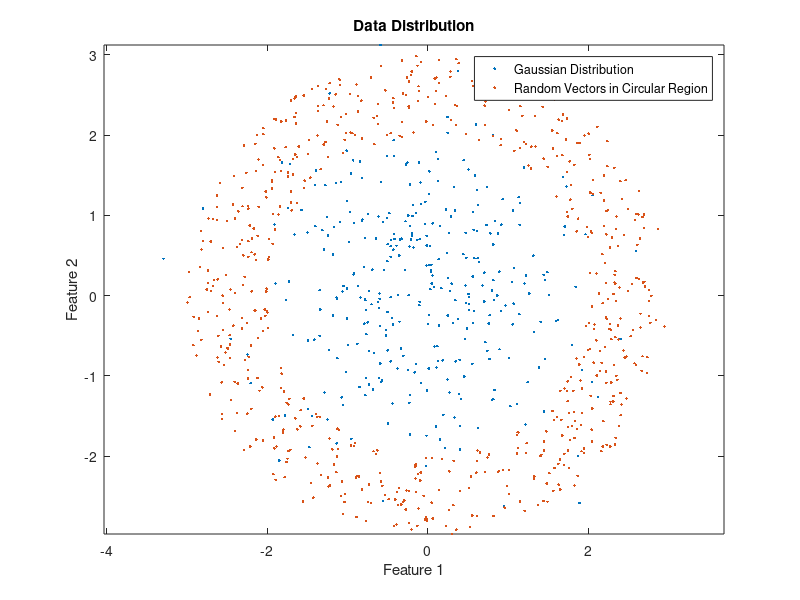

Source code (MATLAB): (Note: this script raises an error after producing the figure.)
%% EECE5644 - Homework 4 - Question 2
clear all; close all; clc;
mu = [0 0];
sigma = eye(2);
rng('default');  % set the seed
N = 1000;
%% Points from Gaussian Distribution
classData(:, :, 1) = mvnrnd(mu, sigma, N);

%% Points Randomly Distributed Within Circle
rMin = 2; rMax = 3;
radius = (rMax - rMin) .* rand(N, 1) + rMin;
angle = (pi - (-pi)) .* rand(N, 1) - pi;
[x y] = pol2cart(angle, radius);
classData(:, :, 2) = cat(2, x, y);

classPriors = [0.35, 0.65]; thr = [0, cumsum(classPriors)];
u = rand(1,N); L = zeros(1,N); x = zeros(2,N);
figure(1), clf, colorList = 'brg';

%% Selection based on Priors
for l = 1:2
    indices = find(thr(l) <= u & u < thr(l + 1)); % u precisely 1 not handled
    if l == 2 && sum(1 == u > 0)                  % u precisely 1 handled by classifying as the last label
        indices_u_1 = find(1 == u);
        indices = [indices, indices_u_1];
    end
    L(1, indices) = l * ones(1, length(indices));
    x(:, indices) = classData(indices, :, l).';
    figure(1), plot(x(1, indices), x(2, indices), '.', 'MarkerFaceColor', colorList(l)); axis equal, hold on,
end
title('Data Distribution');
xlabel('Feature 1');
ylabel('Feature 2');
legend({'Gaussian Distribution', 'Random Vectors in Circular Region'});
filename = sprintf('data_distribution.jpg');
saveas(gcf, filename);

cp = cvpartition(L , 'KFold', 10);
mdlLin = fitcsvm(x', L,'Standardize', true, 'ClassNames', [1 2]);
valLin = crossval(mdlLin, 'CVPartition', cp);   % validation
mdlGau = fitcsvm(x', L,'Standardize', true, 'ClassNames', [1 2], 'KernelFunction','gaussian');
valGau = crossval(mdlGau, 'CVPartition', cp);   % validation

kfoldLoss(valGau)
kfoldLoss(valLin)
rMdlLin = fitcsvm(x', L, 'ClassNames', [1 2], 'OptimizeHyperparameters','auto',...
    'HyperparameterOptimizationOptions',struct('AcquisitionFunctionName',...
    'expected-improvement-plus'));
rMdlGau = fitcsvm(x', L, 'ClassNames', [1 2], 'KernelFunction', 'gaussian', 'OptimizeHyperparameters','auto',...
    'HyperparameterOptimizationOptions',struct('AcquisitionFunctionName',...
    'expected-improvement-plus'));
valLin = crossval(mdlLin, 'CVPartition', cp);   % validation
valGau = crossval(mdlGau, 'CVPartition', cp);   % validation

%% Visualize the Classifier
[predictedL, ~] = predict(rMdlLin, x');
d = 0.02;
[x1Grid, x2Grid] = meshgrid(min(x(1, :)) : d:max(x(1, :)),...
    min(x(2, :)) : d:max(x(2, :)));
xGrid = [x1Grid(:), x2Grid(:)];
[~, scores] = predict(rMdlLin, xGrid);
figure;
h = nan(3, 1); 
h(1:2) = gscatter(x(1, :).', x(2, :).', predictedL, 'rg', '+*');
hold on
h(3) = plot(x(1, rMdlLin.IsSupportVector).', x(2, rMdlLin.IsSupportVector).', 'ko');
contour(x1Grid, x2Grid, reshape(scores(:, 2), size(x1Grid)), [0 0], 'k');
legend(h, {'Predicted Gaussian','Predicted Random Vectors in Circular Region', 'Support Vectors'}, 'Location', 'southoutside');
axis equal
hold off
filename = sprintf('linear_svm_classification.jpg');
saveas(gcf, filename);
misclassification_rate = kfoldLoss(valLin)

%% Visualize the Classifier
[predictedL, ~] = predict(rMdlGau, x');
d = 0.02;
[x1Grid, x2Grid] = meshgrid(min(x(1, :)) : d:max(x(1, :)),...
    min(x(2, :)) : d:max(x(2, :)));
xGrid = [x1Grid(:), x2Grid(:)];
[~, scores] = predict(rMdlGau, xGrid);
figure;
h = nan(3, 1);
h(1:2) = gscatter(x(1, :).', x(2, :).', predictedL, 'rg', '+*');
hold on
h(3) = plot(x(1, rMdlGau.IsSupportVector).', x(2, rMdlGau.IsSupportVector).', 'ko');
contour(x1Grid, x2Grid, reshape(scores(:, 2), size(x1Grid)), [0 0], 'k');
legend(h, {'Predicted Gaussian','Predicted Random Vectors in Circular Region', 'Support Vectors'}, 'Location', 'southoutside');
axis equal
hold off
filename = sprintf('gaussian_svm_classification.jpg');
saveas(gcf, filename);
misclassification_rate = kfoldLoss(valGau)

%% Generate Test Dataset
%% Points from Gaussian Distribution
rng(101); % change seed to generate a different data set
classData(:, :, 1) = mvnrnd(mu, sigma, N);

%% Points Randomly Distributed Within Circle
rMin = 2; rMax = 3;
radius = (rMax - rMin) .* rand(N, 1) + rMin;
angle = (pi - (-pi)) .* rand(N, 1) - pi;
[x y] = pol2cart(angle, radius);
classData(:, :, 2) = cat(2, x, y);
u = rand(1,N); L = zeros(1,N); x = zeros(2,N);
figure, clf, colorList = 'brg';

%% Selection based on Priors
for l = 1:2
    indices = find(thr(l) <= u & u < thr(l + 1)); % u precisely 1 not handled
    if l == 2 && sum(1 == u > 0)                  % u precisely 1 handled by classifying as the last label
        indices_u_1 = find(1 == u);
        indices = [indices, indices_u_1];
    end
    L(1, indices) = l * ones(1, length(indices));
    x(:, indices) = classData(indices, :, l).';
    plot(x(1, indices), x(2, indices), '.', 'MarkerFaceColor', colorList(l)); axis equal, hold on,
end
title('Test Data Distribution');
xlabel('Feature 1');
ylabel('Feature 2');
legend({'Gaussian Distribution', 'Random Vectors in Circular Region'});
filename = sprintf('test_data_distribution.jpg');
saveas(gcf, filename);

%% Predict using Already Trained Model
%% Visualize the Classifier
[predictedL, ~] = predict(rMdlLin, x');
d = 0.02;
[x1Grid, x2Grid] = meshgrid(min(x(1, :)) : d:max(x(1, :)),...
    min(x(2, :)) : d:max(x(2, :)));
xGrid = [x1Grid(:), x2Grid(:)];
[~, scores] = predict(rMdlLin, xGrid);
figure;
h = nan(3, 1); 
h(1:2) = gscatter(x(1, :).', x(2, :).', predictedL, 'rg', '+*');
hold on
h(3) = plot(x(1, rMdlLin.IsSupportVector).', x(2, rMdlLin.IsSupportVector).', 'ko');
contour(x1Grid, x2Grid, reshape(scores(:, 2), size(x1Grid)), [0 0], 'k');
legend(h, {'Predicted Gaussian','Predicted Random Vectors in Circular Region', 'Support Vectors'}, 'Location', 'southoutside');
axis equal
hold off
filename = sprintf('test_linear_svm_classification.jpg');
saveas(gcf, filename);

C = confusionmat(L, predictedL);
totalSamples = sum(C, 'all');
misclassifications = 0;
% compute misclassifications
for i = 1:2
    for j = 1:2
        if i ~= j
            misclassifications = misclassifications + C(i, j);
        end
    end
end
% percentage misclassifications
fprintf('Probability of Error: %.6f', (misclassifications / N));

%% Visualize the Classifier
[predictedL, ~] = predict(rMdlGau, x');
d = 0.02;
[x1Grid, x2Grid] = meshgrid(min(x(1, :)) : d:max(x(1, :)),...
    min(x(2, :)) : d:max(x(2, :)));
xGrid = [x1Grid(:), x2Grid(:)];
[~, scores] = predict(rMdlGau, xGrid);
figure;
h = nan(3, 1);
h(1:2) = gscatter(x(1, :).', x(2, :).', predictedL, 'rg', '+*');
hold on
h(3) = plot(x(1, rMdlGau.IsSupportVector).', x(2, rMdlGau.IsSupportVector).', 'ko');
contour(x1Grid, x2Grid, reshape(scores(:, 2), size(x1Grid)), [0 0], 'k');
legend(h, {'Predicted Gaussian','Predicted Random Vectors in Circular Region', 'Support Vectors'}, 'Location', 'southoutside');
axis equal
hold off
filename = sprintf('test_gaussian_svm_classification.jpg');
saveas(gcf, filename);

C = confusionmat(L, predictedL);
totalSamples = sum(C, 'all');
misclassifications = 0;
% compute misclassifications
for i = 1:2
    for j = 1:2
        if i ~= j
            misclassifications = misclassifications + C(i, j);
        end
    end
end
% percentage misclassifications
fprintf('Probability of Error: %.6f', (misclassifications / N));

